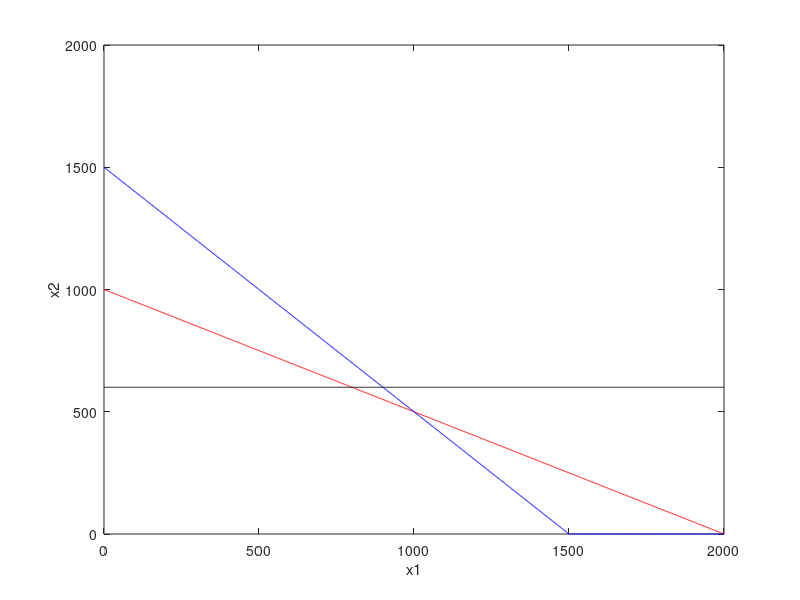

This chart was generated by the following MATLAB code: (Note: this script raises an error after producing the figure.)
% Q1
%   Maximize 3x1+5x2
%   x1+2x2<=2000
%   x1+x2<=1500
%   x2<=600  x1,x2>=0

% Phase-1 (Input Params)
c=[3 5];
A=[1 2;1 1;0 1];
B=[2000;1500;600];

% Phase-2 (Plot the graph)
x1=0:1:max(B);
x21=(B(1)-A(1,1)*x1)./A(1,2);
x22=(B(2)-A(2,1)*x1)./A(2,2);
x23=(B(3)-A(3,1)*x1)./A(3,2);

    % Ensure x2 >= 0
x21 = max(0, x21);
x22 = max(0, x22);
x23 = max(0, x23);

plot(x1,x21,'r',x1,x22,'b',x1,x23,'k')
xlabel('x1');
ylabel('x2');

% Phase-3 (Find corner Points with axis)
cx1=find(x1==0);
c1=find(x21==0);
c2=find(x22==0);
c3=find(x23==0);

line1=[x1(:,[c1,cx1]) ; x21(:,[c1,cx1])]';
line2=[x1(:,[c2,cx1]) ; x22(:,[c2,cx1])]';
line3=[x1(:,[c3,cx1]) ; x23(:,[c3,cx1])]';

corner_pts=unique([line1;line2;line3],'rows');

% Phase-4 (Find the point of Intersection)
pts=[0;0];
for i=1:size(A,1)
    for j=i+1:size(A,1)
        A1=[A(i,:);A(j,:)];
        B1=[B(i,:);B(j,:)];
        X=A1\B1;
        pts=[pts X];
    end
end
pts=pts';

% Phase-5 (Find all points)
all_points=[pts;corner_pts];
points=unique(all_points,'rows');

% Phase-6 (Discard Points that are out of constraints)
p1=points(:,1);
p2=points(:,2);
cons1=p1+2*p2-B(1);
cons2=p1+p2-B(2);
cons3=p2-B(3);

valid_points=find(cons1 <= 0 & cons2 <= 0 & cons3 <= 0);
valid_points_coords = points(valid_points, :);

% Phase -7 (Obj Values & Points)
values=valid_points_coords *c';
table = [valid_points_coords, value]

% Phase 8 - Objective Value
optimal_value = max(table)
